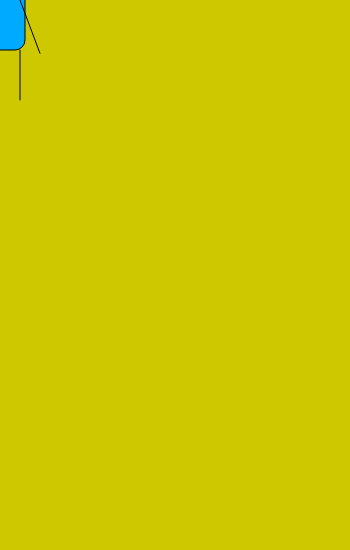
Frame 1 (no input)
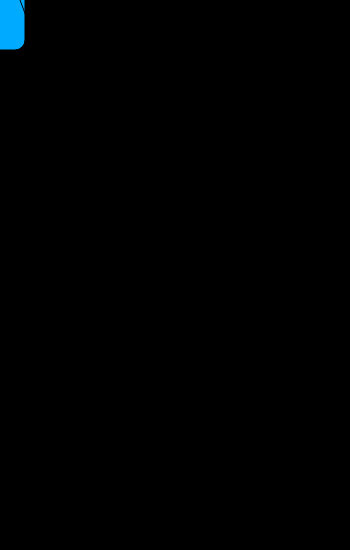
Frame 60 (no input)
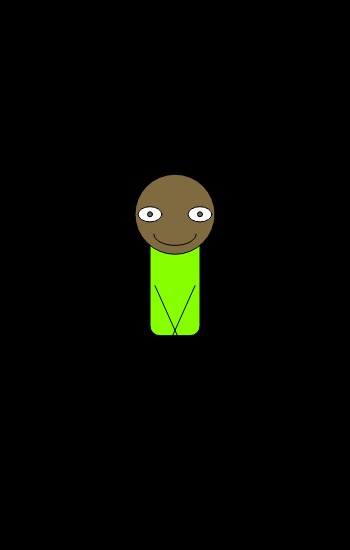
Frame 120 (the mouse pressed at the canvas centre since frame 60)

The p5.js sketch that drew these frames (run headless with seeded random() and noise() and a simulated clock; from frame 60 on, the mouse is pressed at the canvas centre):

// p5.js sketch
// ── sketch.js
// Hér kemur kóðinn þinn:

var bukur = 100;
var augu = 25;
var augubreidd = 10;
var hendur = 40;
var munnur = 20;
var fætur = 50;
var litur = 200;
var andlitslitur = 100;
var fæturhalli = 20;
function setup() {
  createCanvas(350,550);
  rectMode(CENTER);
}
function draw() {
  background(205,200,0);
  // Teiknum búkinn
  colorMode(HSB)
  fill(litur,150,100);
  rect(mouseX,mouseY,50,bukur,10);
  // Teiknum hendurnar
  line (mouseX + hendur, mouseY + bukur/3 + 20, mouseX + 20, mouseY + bukur/2 - 50);
  line (mouseX - hendur, mouseY + bukur/3 + 20, mouseX - 20, mouseY + bukur/2 - 50);
  // Teiknum hausinn
  fill(40,50,andlitslitur);
  ellipse(mouseX,mouseY - bukur/2, 80,80);
  // Teiknum munn
  noFill();
  arc(mouseX, mouseY - bukur/2 + 20, munnur + 20, munnur, 0, PI);
  // Teiknum augun
  fill(230);
  ellipse (mouseX - 25,mouseY - bukur/2, augubreidd,augu);
  ellipse (mouseX + 25,mouseY - bukur/2, augubreidd,augu);
  fill(40);
  ellipse (mouseX - 25,mouseY - bukur/2, 5, 5);
  ellipse (mouseX + 25,mouseY - bukur/2, 5, 5);
  // Teiknum fæturna
  line (mouseX - 20, mouseY + bukur/2, mouseX - fæturhalli, mouseY + bukur/2 + fætur);
  line (mouseX + 20, mouseY + bukur/2, mouseX + fæturhalli, mouseY + bukur/2 + fætur);


}

function mousePressed() {
	bukur = random (50,150);
    augu = random (10,35);
    augubreidd = random (5,30);
    hendur = random (-30,50);
    munnur = random (-30,35);
    fætur = random (30,60);
    fæturhalli = (15,30);
    litur = random (1,360);
    andlitslitur = random (40,100);
}
